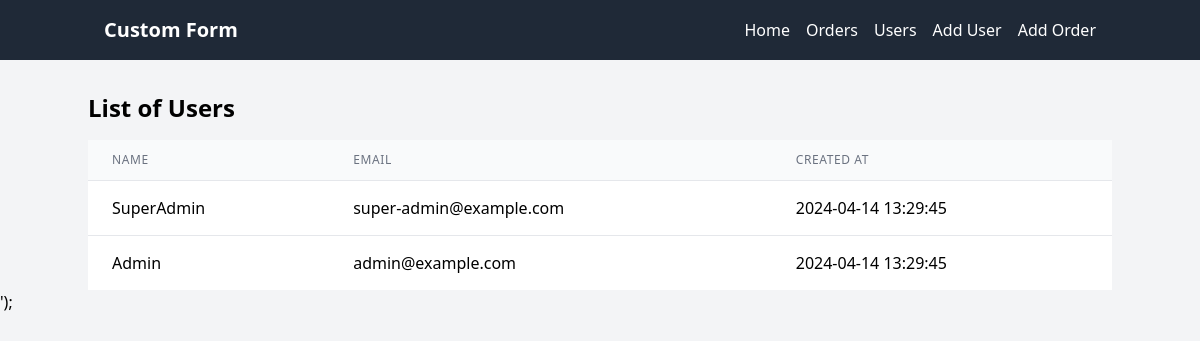
Screenshot of /users with the database file from the repository.
### tables this page shows
CREATE TABLE `users` (
  `id` int NOT NULL,
  `name` varchar(191) NOT NULL,
  `email` varchar(191) NOT NULL,
  `password` varchar(191) NOT NULL,
  `remember_token` varchar(100) DEFAULT NULL,
  `created_at` timestamp NULL DEFAULT NULL,
  `updated_at` timestamp NULL DEFAULT NULL
);

### app/Controllers/UserController.php (called while the page is built, shortened)
<?php
class UserController extends BaseController
{
    public function index()
    {
        $users = new User();
        $users = $users->get();
        $this->view("users/list",['users' => $users]);
    }
}

### app/Http/Router.php (called while the page is built, shortened)
<?php
class Router
{
    protected $routes = [];
    public function add(string $method, string $path, string $controllerName, string $action, array $middleware = [])
    {
        $this->routes[] = array("method" => $method, "path" => $path, "controller" => $controllerName, "action" => $action, 'middleware' => $middleware);
    }
    public function dispatch()
    {
        $id = null;
        $route = $this->findRoute();
        $action = $route['action'];
        $controller = new $controller;
        return $controller->$action($id);
    }
    public function findRoute()
    {
        $requestURI = trim(filter_var($_SERVER['REQUEST_URI'], FILTER_SANITIZE_URL), "/");
        $requestMethod = $_SERVER['REQUEST_METHOD'];
        foreach ($this->routes as $route) {
            if ($route['method'] === $requestMethod && $route['path'] === $requestURI) {
                return $route;
            }
        }
        throw new \Exception('Route not found', 404);
    }
}

### public/index.php (called while the page is built, shortened)
<?php
$kernel = new \App\Http\Kernel();

### app/Http/Config.php (called while the page is built, shortened)
<?php
class Config
{
    private static $file;
    public static function read_file()
    {
        $file = file_get_contents(__DIR__ . '/../../.env');
        $file = preg_split('/\s+/', $file);
        $result = [];
        foreach ($file as $item)
        {
            $values = explode("=",$item);
            $result[$values[0]] = $values[1] ?? '';
        }
        self::$file = $result;
    }
    public static function config($key)
    {
        return self::$file[$key] ?? null;
    }
}

### app/helpers/global.php (called while the page is built, shortened)
<?php
function config($key){
    return \App\Http\Config::config($key);
}

### app/Models/User.php (called while the page is built, shortened)
<?php
class User extends DB
{
    public function __construct()
    {
        $this->table = "users";
        $this->query = "select * from " . $this->table . " ";
        return $this;
    }
}

### app/Models/DB.php (called while the page is built, shortened)
<?php
abstract class DB
{
    public $connstr = null;
    public $query = null;
    public function __construct()
    {
        $this->connstr = mysqli_connect(\config('MYSQL_HOST'), \config('MYSQL_USERNAME'), \config('MYSQL_PASSWORD'), \config('MYSQL_DATABASE'));
    }
    public function get()
    {
        $result = $this->fetch();
        return $result;
    }
    public function fetch(): array
    {
        $this->query = mysqli_query($this->connstr, $this->query);
        $result = [];
        while ($res = mysqli_fetch_assoc($this->query)) {
            array_push($result, $res);
        }
        return $result;
    }
}

### resources/users/list.php (the view)
<h1 class="text-2xl font-bold mb-4">List of Users</h1>
<div class="overflow-x-auto">
    <table class="min-w-full divide-y divide-gray-200">
        <thead class="bg-gray-50">
        <tr>
            <th scope="col" class="px-6 py-3 text-left text-xs font-medium text-gray-500 uppercase tracking-wider">
                Name
            </th>
            <th scope="col" class="px-6 py-3 text-left text-xs font-medium text-gray-500 uppercase tracking-wider">
                Email
            </th>
            <th scope="col" class="px-6 py-3 text-left text-xs font-medium text-gray-500 uppercase tracking-wider">
                Created At
            </th>
        </tr>
        </thead>
        <tbody class="bg-white divide-y divide-gray-200">
        <?php foreach ($users as $user){ ?>
            <tr>
                <td class="px-6 py-4 whitespace-nowrap">
                    <?= $user['name'] ?>
                </td>
                <td class="px-6 py-4 whitespace-nowrap">
                    <?= $user['email'] ?>
                </td>
                <td class="px-6 py-4 whitespace-nowrap">
                    <?= $user['created_at'] ?>
                </td>
            </tr>
        <?php } ?>
        </tbody>
    </table>
</div>

### rows the page displays
users: name "SuperAdmin", email "super-admin@example.com", created_at "2024-04-14 13:29:45"
users: name "Admin", email "admin@example.com", created_at "2024-04-14 13:29:45"
